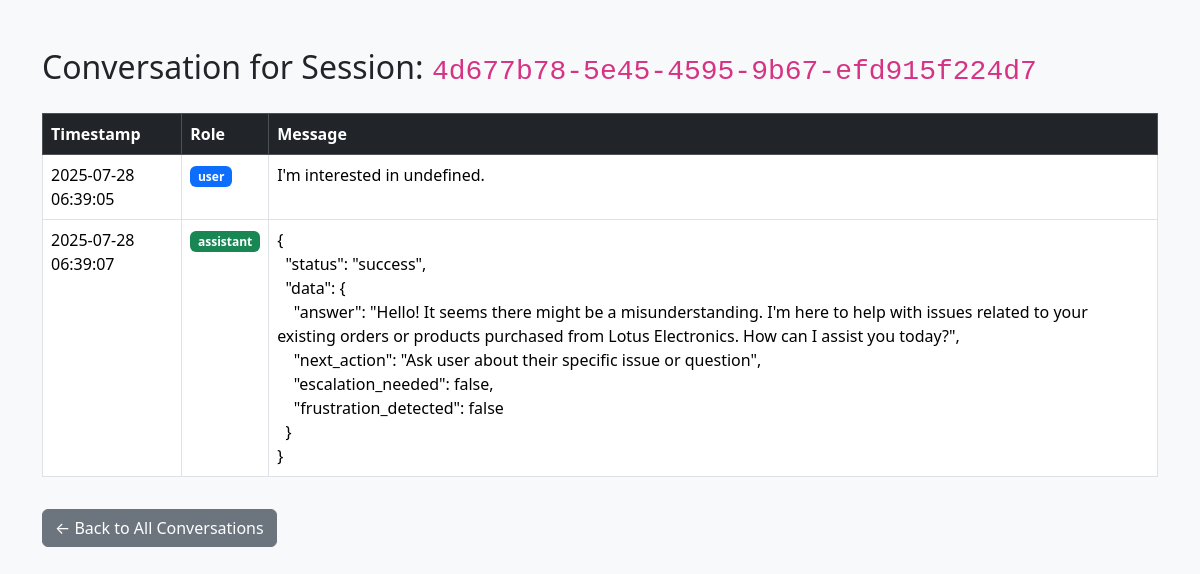
/admin/conversations/4d677b78-5e45-4595-9b67-efd915f224d7 (signed in), run on the app's committed database.
### tables this page shows
CREATE TABLE history (
            id INTEGER PRIMARY KEY AUTOINCREMENT,
            session_id TEXT NOT NULL,
            role TEXT NOT NULL,
            content TEXT NOT NULL,
            tool_name TEXT,
            tool_args TEXT,
            tool_response TEXT,
            timestamp TIMESTAMP DEFAULT CURRENT_TIMESTAMP,
            message_index INTEGER,
            FOREIGN KEY (session_id) REFERENCES session(session_id)
        );

### app.py (the view)
@app.get("/admin/conversations/{session_id}")
async def view_conversation(request: Request, session_id: str):
    if not request.session.get("admin_logged_in"):
        return RedirectResponse(url="/admin", status_code=303)
    conn = sqlite3.connect("chat_history.db")
    conn.row_factory = sqlite3.Row
    c = conn.cursor()
    c.execute("""
        SELECT role, content, timestamp FROM history
        WHERE session_id = ?
        ORDER BY timestamp ASC
    """, (session_id,))
    messages = c.fetchall()
    conn.close()
    return templates.TemplateResponse("admin_view_conversation.html", {
        "request": request,
        "session_id": session_id,
        "messages": messages
    })

### templates/admin_view_conversation.html (shortened to what this page needs)
<!DOCTYPE html>
<html lang="en">
<head>
    <link href="https://cdn.jsdelivr.net/npm/bootstrap@5.3.3/dist/css/bootstrap.min.css" rel="stylesheet">
</head>
<body class="bg-light">
    <div class="container py-5">
        <h2 class="mb-4">Conversation for Session: <code>{{ session_id }}</code></h2>
        <table class="table table-bordered table-hover bg-white">
            <thead class="table-dark">
                <tr>
                    <th scope="col">Timestamp</th>
                    <th scope="col">Role</th>
                    <th scope="col">Message</th>
                </tr>
            </thead>
            <tbody>
                {% for msg in messages %}
                <tr>
                    <td>{{ msg.timestamp }}</td>
                    <td><span class="badge {% if msg.role == 'user' %}bg-primary{% elif msg.role == 'assistant' %}bg-success{% else %}bg-secondary{% endif %}">{{ msg.role }}</span></td>
                    <td style="white-space: pre-wrap;">{{ msg.content }}</td>
                </tr>
                {% endfor %}
            </tbody>
        </table>
        <a href="/admin/conversations" class="btn btn-secondary mt-3">← Back to All Conversations</a>
    </div>
</body>
</html>

### data on the page
history: timestamp "2025-07-28 06:39:05", role "user", content "I'm interested in undefined."
history: timestamp "2025-07-28 06:39:07", role "assistant", content "{ \"status\": \"success\", \"data\": { \"answer\": \"Hello! It seems there might be a misunderstanding. I'm here to help with issues related to your existing orders or products purchased from Lotus Electronics. How can I assist you today?\", \"next_action\": \"Ask user about their specific issue or question\", \"escalation_needed\": false, \"frustration_detected\": false } }"

### other printed values
{{ session_id }} "4d677b78-5e45-4595-9b67-efd915f224d7"
